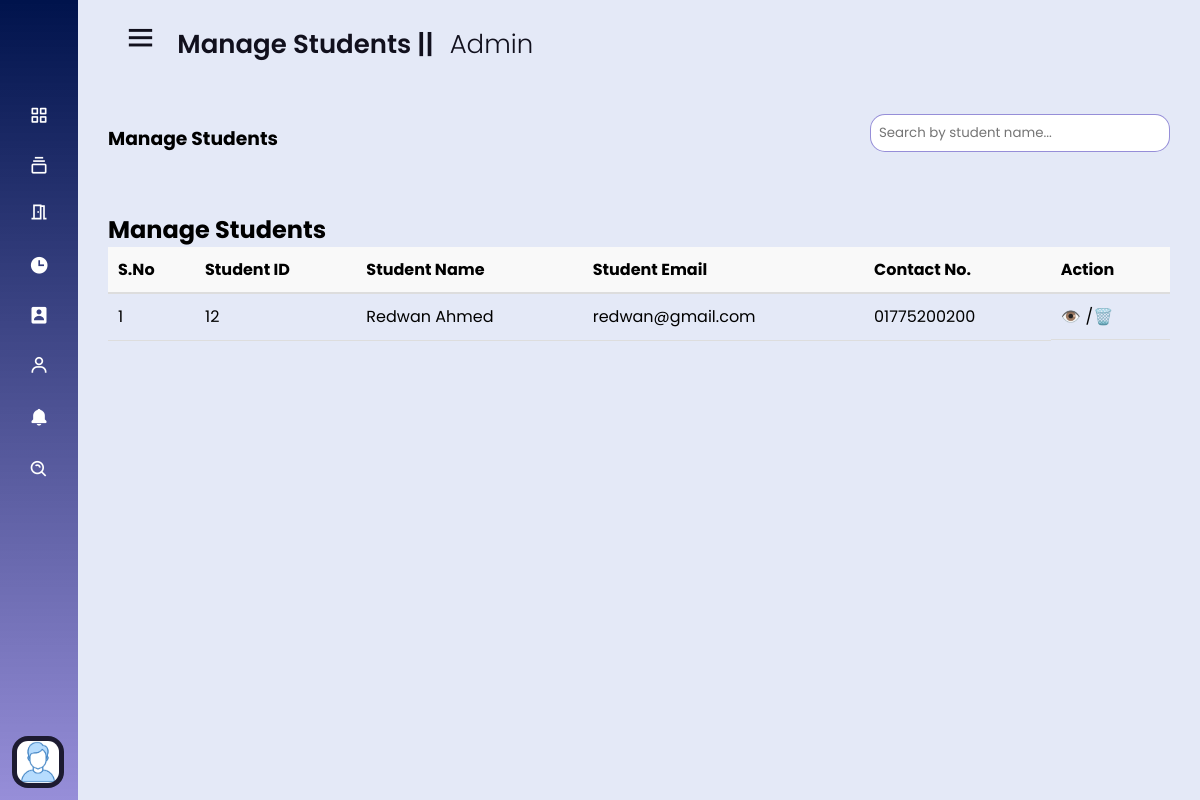
Screenshot of /admin/pages/manageStudents.php (signed in) with the database file from the repository.
### tables this page shows
CREATE TABLE IF NOT EXISTS `student_db` (
  `s_ID` int NOT NULL AUTO_INCREMENT,
  `s_Name` varchar(100) DEFAULT NULL,
  `s_Email` varchar(150) NOT NULL,
  `s_UserName` varchar(20) DEFAULT NULL,
  `s_Password` varchar(150) DEFAULT NULL,
  `s_Gender` varchar(50) DEFAULT NULL,
  `s_DateOfBirth` date DEFAULT NULL,
  `s_ProfilePic` varchar(200) DEFAULT NULL,
  `s_FatherName` varchar(150) DEFAULT NULL,
  `s_MotherName` varchar(150) DEFAULT NULL,
  `s_ContactNo` varchar(11) DEFAULT NULL,
  `s_AltContactNo` varchar(11) DEFAULT NULL,
  `s_Address` varchar(250) DEFAULT NULL,
  `s_Photo` text,
  PRIMARY KEY (`s_ID`),
  UNIQUE KEY `s_Email` (`s_Email`)
);

### admin/pages/manageStudents.php (the view, shortened to what this page needs)
<!DOCTYPE html>
<html lang="en">
<head>
    <link rel="stylesheet" href="../css/style.css">
    <link rel="stylesheet" href="../pages/css/adminPagesStyle.css">
    <link rel="stylesheet" href="../pages/css/adminPagesStyle.css">
    <link href='https://unpkg.com/boxicons@2.0.7/css/boxicons.min.css' rel='stylesheet'>
</head>
<body>
    <?php include_once('../includes/sidebar.php'); ?>
    <section class="home-section" style="position: relative;">
        <div class="home-content">
            <div class="dashboard_header">
                <i class='bx bx-menu'></i>
                <span class="text">Manage Students || <span style="font-weight: 300; margin-left: 10px;">Admin</span></span>
            </div>
            <div class="main_workPanel">
                <div style="display: flex; justify-content:space-between; align-items:center;">
                    <h3>Manage Students</h3>
                    <input type="text" id="searchInput" placeholder="Search by student name..." style="margin-bottom: 10px; padding: 8px; width: 300px; border-radius:15px; border: 1px solid #4637bb90;">
                </div>
                <div class="admin_monitor">
                    <div class="manage_admin_part">
                        <h2>Manage Students</h2>
                        <div class="table-group">
                            <table>
                                <thead>
                                    <tr>
                                        <th>S.No</th>
                                        <th>Student ID</th>
                                        <th>Student Name</th>
                                        <th>Student Email</th>
                                        <th>Contact No.</th>
                                        <th>Action</th>
                                    </tr>
                                </thead>
                                <tbody id="studentTableBody">
                                    <?php
                                    $all_students = mysqli_query($conn, "SELECT * FROM `student_db`");
                                    $serial_no = 1;
                                    while ($row = mysqli_fetch_assoc($all_students)) {
                                    ?>
                                        <tr>
                                            <td><?php echo $serial_no++; ?></td>
                                            <td><?php echo $row['s_ID']; ?></td>
                                            <td><?php echo $row['s_Name']; ?></td>
                                            <td><?php echo $row['s_Email']; ?></td>
                                            <td><?php echo $row['s_ContactNo']; ?></td>
                                            <td style="display:flex">
                                                <a href="javascript:void(0);" onclick="openModal('<?= base64_encode($row['s_ID']); ?>')" class="action-view">👁️</a>
                                                <p> / </p>
                                                <a href="javascript:void(0);" onclick="confirmDelete('<?= base64_encode($row['s_ID']); ?>', '<?= addslashes($row['s_Name']); ?>')" class="action-delete"> 🗑️</a>
                                            </td>
                                        </tr>
                                    <?php
                                    }
                                    ?>
                                </tbody>
                            </table>
                        </div>
                    </div>
                </div>
            </div>
        </div>
    </section>
</body>
</html>

### admin/css/style.css (style rules this page uses)
* { margin: 0; padding: 0; box-sizing: border-box; font-family: 'Poppins', sans-serif; }
.home-section { position: relative; background: #E4E9F7; height: 100vh; left: 260px; width: calc(100% - 260px); transition: all 0.5s ease; }
.sidebar.close~.home-section { left: 78px; width: calc(100% - 78px); }
.home-section .home-content { height: auto; align-items: center; padding: 20px 30px; }
.home-section .home-content .bx-menu, .home-section .home-content .text { color: #11101d; font-size: 35px; }
.home-section .home-content .bx-menu { margin: 0 15px; cursor: pointer; }
.home-section .home-content .text { font-size: 26px; font-weight: 600; }

### admin/pages/css/adminPagesStyle.css (style rules this page uses)
.main_workPanel { margin-top: 50px; }
.admin_monitor { margin-top: 50px; }
.checkbox_align label, input { margin-left: 5px; font-weight: normal; padding: 5px; display: flex; }
table { width: 100%; border-collapse: collapse; }
thead { background-color: #f9f9f9; }
thead th { text-align: left; padding: 10px; border-bottom: 2px solid #ddd; }
tbody td { padding: 10px; border-bottom: 1px solid #ddd; text-align: left; }
.action-view, .action-delete { text-decoration: none; color: #3498db; margin-right: 5px; }

### rows the page displays
student_db: s_ID "12", s_Name "Redwan Ahmed", s_Email "redwan@gmail.com", s_ContactNo "01775200200"
